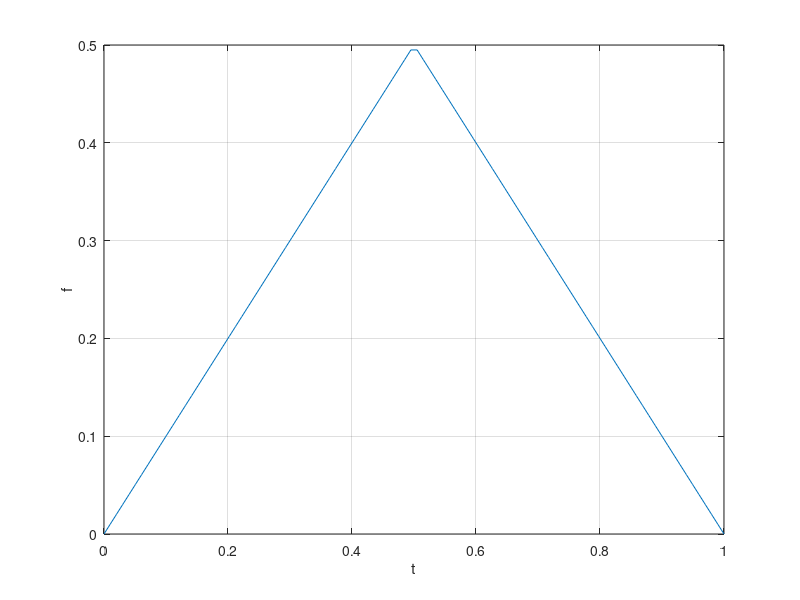

Write MATLAB code to recreate this figure.
%example7_programming
%
%This code exemplifies some basic programming structures like if statements
%and for loops by going through the excersize of constructing an array
%representing a piecewise continous triangular function.
%
%Tom Allison 8/22/2013

t = linspace(0,1);

f = zeros(1,length(t)); % initialize the array outside of the loop because 
                        % resizing arrays is slow and you don't want to do
                        % this every iteration of the loop.

%The for loop below steps through t element by element to construct a
%triangular function. The cusp occurs at t= 0.5 where the functional form
%shifts.
                        
for j = 1:length(t); %a for loop with length(t) steps.                        
                     %j is the loop counter and increments by 1 each
                     %iteration.
    
    if t(j) <0.5     %if the jth element of t is less than 0.5
        f(j) = t(j);  % assign the jth value of f to the jth value of t
    
    
    else             %otherwise....  
        f(j) = -(t(j)-1); %asign the jth value of f a different value.
    end % end if statement
end %end for loop

figure(1);
plot(t,f);
xlabel('t');
ylabel('f');
grid on

%Voila, a piecewise continous triangular function